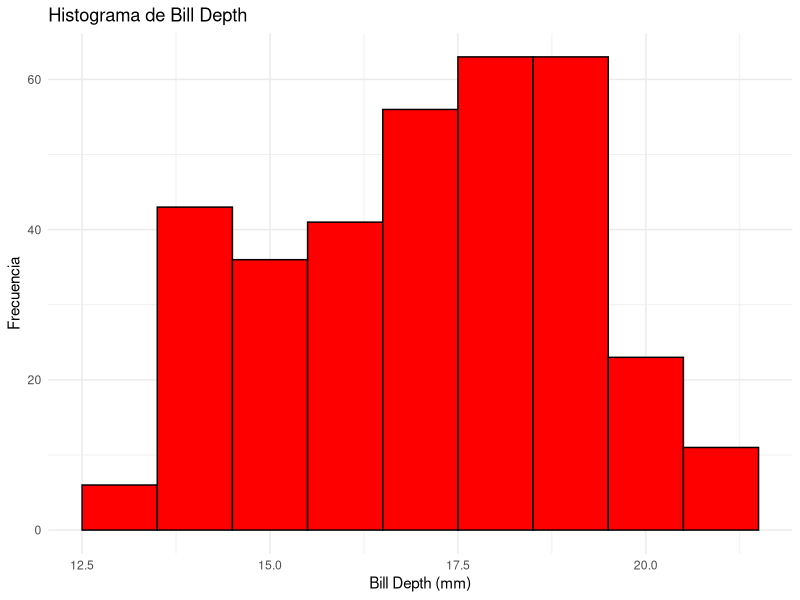

This chart was generated by the following R code:
library(tidyverse)
library(palmerpenguins)
library(ggplot2)
ggplot(penguins, aes(x = bill_depth_mm)) + 
  geom_histogram(binwidth = 1, fill = "red", color = "black") +
  labs(title = "Histograma de Bill Depth", x = "Bill Depth (mm)", y = "Frecuencia") +
  theme_minimal()
